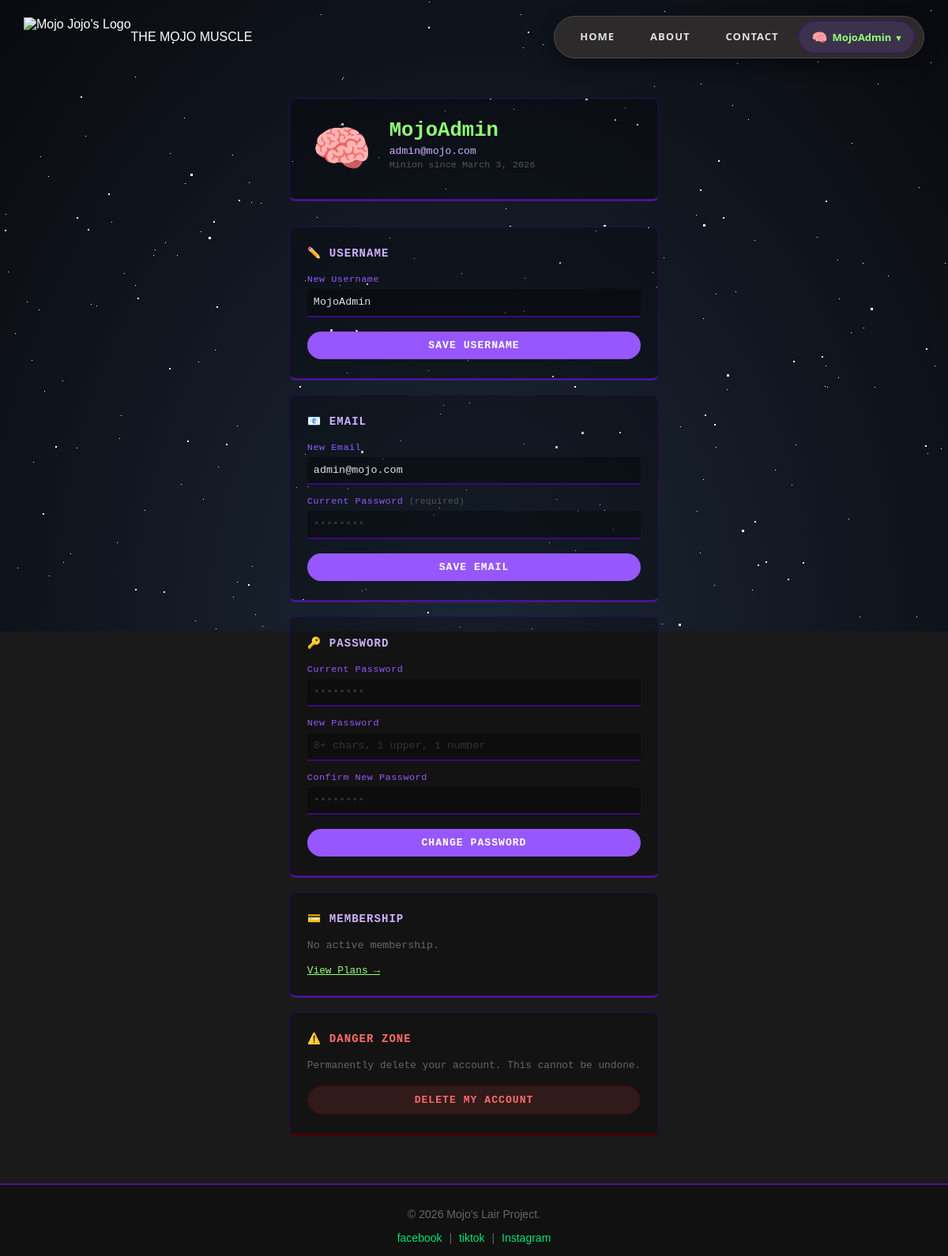
The app's page /profile.php (signed in) with its own data.
### tables this page shows
CREATE TABLE `users` (
  `id` int(11) NOT NULL,
  `username` varchar(50) NOT NULL,
  `email` varchar(100) NOT NULL,
  `password` varchar(255) NOT NULL,
  `role` enum('member','admin') DEFAULT 'member',
  `created_at` timestamp NOT NULL DEFAULT current_timestamp()
);

### profile.php (the view, shortened to what this page needs)
<?php
require_once __DIR__ . '/config/db.php';
$user_id = $_SESSION['user_id'];
$stmt = $conn->prepare("SELECT username, email, created_at FROM users WHERE id=?");
$stmt->bind_param("i", $user_id); $stmt->execute();
$user = $stmt->get_result()->fetch_assoc(); $stmt->close();
$mem = $conn->prepare("SELECT plan, status, start_date, end_date FROM memberships WHERE user_id=? ORDER BY id DESC LIMIT 1");
$mem->bind_param("i", $user_id); $mem->execute();
$membership = $mem->get_result()->fetch_assoc(); $mem->close();
?>
<!DOCTYPE html>
<html lang="en">
<head>
    <link rel="stylesheet" href="assets/css/style.css">
    <link rel="stylesheet" href="assets/css/bg.css">
    <link rel="stylesheet" href="assets/css/inup.css">
    <link rel="stylesheet" href="assets/css/home.css">
    <link rel="stylesheet" href="assets/css/profile.css">
</head>
<body>
<?php include 'bg.php'; ?>
<?php $page = "PROFILE"; include 'navbar.php'; ?>
<div class="profile-wrapper">
    <div class="profile-header">
        <div class="profile-big-avatar">🧠</div>
        <div>
            <h1><?php echo htmlspecialchars($user['username']); ?></h1>
            <p class="email"><?php echo htmlspecialchars($user['email']); ?></p>
            <p class="joined">Minion since <?php echo date('F j, Y', strtotime($user['created_at'])); ?></p>
        </div>
    </div>
    <div class="settings-grid">
        <div class="settings-card">
            <h3>✏️ Username</h3>
            <form id="update-username-form">
                <label>New Username</label>
                <input type="text" name="username" value="<?php echo htmlspecialchars($user['username']); ?>" required />
                <button type="submit">SAVE USERNAME</button>
            </form>
        </div>
        <div class="settings-card">
            <h3>📧 Email</h3>
            <form id="update-email-form">
                <label>New Email</label>
                <input type="email" name="email" value="<?php echo htmlspecialchars($user['email']); ?>" required />
                <label>Current Password <small>(required)</small></label>
                <input type="password" name="current_password" placeholder="••••••••" required />
                <button type="submit">SAVE EMAIL</button>
            </form>
        </div>
        <div class="settings-card">
            <h3>🔑 Password</h3>
            <form id="reset-password-form">
                <label>Current Password</label>
                <input type="password" name="current_password" placeholder="••••••••" required />
                <label>New Password</label>
                <input type="password" name="new_password" placeholder="8+ chars, 1 upper, 1 number" required />
                <label>Confirm New Password</label>
                <input type="password" name="confirm_password" placeholder="••••••••" required />
                <button type="submit">CHANGE PASSWORD</button>
            </form>
        </div>
        <div class="settings-card">
            <h3>💳 Membership</h3>
            <?php if ($membership):
                $days_left = max(0, (int)((strtotime($membership['end_date']) - time()) / 86400));
            ?>
            <div class="info-row"><span>Plan</span><span><?php echo $membership['plan']; ?></span></div>
            <div class="info-row"><span>Status</span>
                <span style="color:<?php echo $membership['status']==='active'?'#92ff77':'#ff6b6b'; ?>">
                    <?php echo strtoupper($membership['status']); ?>
                </span>
            </div>
            <div class="info-row"><span>Started</span><span><?php echo date('M j, Y', strtotime($membership['start_date'])); ?></span></div>
            <div class="info-row"><span>Expires</span><span><?php echo date('M j, Y', strtotime($membership['end_date'])); ?></span></div>
            <div class="info-row">
                <span>Days Left</span>
                <span style="color:<?php echo $days_left < 7 ? '#ff6b6b' : '#92ff77'; ?>"><?php echo $days_left; ?>d</span>
            </div>
            <a href="plans.php" class="upgrade-link" style="color:#92ff77; margin-top:14px; display:inline-block; font-size:0.8rem; font-family:'Courier New',monospace; text-decoration:none;">⬆️ Change Plan</a>
            <?php else: ?>
            <p style="color:#666; font-size:0.83rem;">No active membership.</p>
            <a href="plans.php" style="color:#92ff77; font-size:0.8rem; font-family:'Courier New',monospace;">View Plans →</a>
            <?php endif; ?>
        </div>
        <div class="settings-card danger-card">
            <h3 style="color:#ff6b6b;">⚠️ Danger Zone</h3>
            <p>Permanently delete your account. This cannot be undone.</p>
            <button id="delete-account-btn" class="danger-btn">DELETE MY ACCOUNT</button>
        </div>
    </div>
</div>
<?php include 'footer.php'; ?>
</body>
</html>

### Assets/CSS/style.css (style rules this page uses)
body { font-family: 'Courier New', Courier, monospace; background-color: #1a1a1a; color: #e0e0e0; display: flex; flex-direction: column; min-height: 100vh; margin: 0; }

### Assets/CSS/profile.css (style rules this page uses)
.profile-wrapper { max-width: 980px; margin: 30px auto 60px; padding: 0 20px; }
.profile-header { display: flex; align-items: center; gap: 22px; margin-bottom: 32px; padding: 26px 28px; background: rgba(0,0,0,0.28); border: 1px solid #2a0a5e; border-bottom: 3px solid #4a148c; border-radius: 8px; flex-wrap: wrap; }
.profile-big-avatar { font-size: 3.8rem; }
.profile-header h1 { font-family: 'Courier New', monospace; font-size: 1.6rem; font-weight: 900; color: #92ff77; margin: 0 0 4px; }
.profile-header .email { font-family: 'Courier New', monospace; font-size: 0.82rem; color: #cfb2ff; margin: 0 0 3px; }
.profile-header .joined { font-family: 'Courier New', monospace; font-size: 0.74rem; color: #555; margin: 0 0 10px; }
.settings-grid { display: grid; grid-template-columns: repeat(auto-fit, minmax(280px, 1fr)); gap: 18px; }
.settings-card { background: rgba(0,0,0,0.25); border: 1px solid #2a0a5e; border-bottom: 3px solid #4a148c; border-radius: 8px; padding: 24px 22px; transition: border-bottom-color 0.25s; }
.danger-card { border-bottom-color: #4a0000 !important; }
.settings-card h3 { font-family: 'Courier New', monospace; font-size: 0.88rem; font-weight: bold; color: #cfb2ff; letter-spacing: 1px; margin: 0 0 18px; text-transform: uppercase; }
.settings-card label { display: block; font-family: 'Courier New', monospace; font-size: 0.74rem; color: #9757ff; margin-bottom: 5px; letter-spacing: 0.5px; }
.settings-card small { color: #555; font-size: 0.68rem; }
.settings-card input { display: block; width: 100%; box-sizing: border-box; background: rgba(0,0,0,0.3); color: #e0e0e0; border: none; border-bottom: 2px solid #3a0a7e; padding: 0.58rem 0.5rem; border-radius: 4px 4px 0 0; font-family: 'Courier New', monospace; font-size: 0.84rem; margin-bottom: 14px; transition: border-bottom-color 0.25s, background 0.25s; }
.settings-card input::placeholder { color: #333; }
.settings-card button { width: 100%; padding: 10px; background: #9757ff; color: #fff; border: none; border-radius: 40px; font-family: 'Courier New', monospace; font-weight: bold; font-size: 0.82rem; letter-spacing: 1px; cursor: pointer; margin-top: 4px; transition: all 0.25s; }
.danger-btn { background: rgba(255,77,77,0.12) !important; color: #ff6b6b !important; border: 1px solid #4a0000 !important; }
.settings-card p { font-family: 'Courier New', monospace; font-size: 0.8rem; color: #666; margin-bottom: 14px; }

### bg.php (style rules this page uses)
body { margin: 0; color: white; font-family: sans-serif; }

### records on screen
users: username "MojoAdmin", email "admin@mojo.com", created_at "March 3, 2026"

### other values on screen
$username "MojoAdmin"
